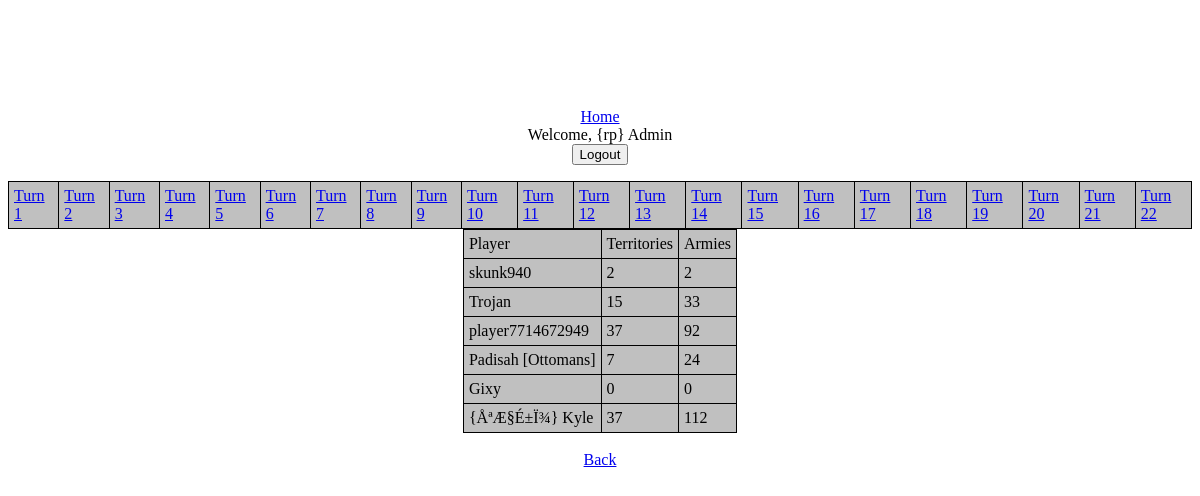
The page /game.php?game_id=4527786 (signed in) on the database its author committed.
### tables this page shows
CREATE TABLE IF NOT EXISTS `players` (
  `ID` int(10) NOT NULL AUTO_INCREMENT,
  `mail` varchar(50) NOT NULL,
  `wl_id` varchar(20) NOT NULL,
  `pwd` varchar(50) NOT NULL,
  `role` varchar(15) NOT NULL,
  `name` varchar(50) NOT NULL,
  `member` varchar(1) NOT NULL,
  `color` varchar(7) NOT NULL,
  `headline` text NOT NULL,
  `clan` varchar(50) NOT NULL,
  `profile_pic` varchar(5) NOT NULL,
  PRIMARY KEY (`ID`)
);

CREATE TABLE IF NOT EXISTS `game_players` (
  `ID` int(11) NOT NULL AUTO_INCREMENT,
  `game_id` varchar(20) NOT NULL,
  `player_id` varchar(20) NOT NULL,
  `player_name` varchar(255) NOT NULL,
  PRIMARY KEY (`ID`)
);

### functions/db_functions.php (called while the page is built, shortened)
<?php
function condb(){
    include("mysql_config.php");
    $mysqli = new mysqli($host, $username, $password, $database);
    return $mysqli;
}
function query_db($table, $keys, $queried_key, $single){
    $mysqli = condb();
    $return_val = NULL;
    if($keys != NULL){
	$n_keys=1;
	$w_keys=" WHERE ";
	foreach($keys as $key=>$value){
            if($n_keys>1){$w_keys.=" AND ";}
            $w_keys.= "`".$key."` = '".$value."'";
            $n_keys++;
	}
    }else{
        $w_keys = "";
    }
    $query="SELECT $queried_key FROM `".$table."`".$w_keys;
    if($result = $mysqli->query($query)){
        $num = $result->num_rows;
        switch ($num){
            case 0: break;
            case 1:
                if($single){
                    $data = $result->fetch_assoc();
                    $string = $data[$queried_key];
                    $return_val = $string;
                }else{
                    $return_val = $result->fetch_assoc();
                }
                break;
            default :
                if($single){
                    $return_val_arr = $result->fetch_assoc();
                    $return_val = $return_val_arr[0];
                }else{
                    $result_arr = array();
                    while ($row = $result->fetch_assoc()){
                        if($queried_key == "*"){
                            $result_arr[] = $row;
                        }else{
                            $result_arr[] = $row[$queried_key];
                        }
                    }
                    $return_val = $result_arr;
                }
                break;
        }
    }else{
        header("Location: error.php?err=ALERT! Error getting $w_keys with value $value from $table");
        $return_val = NULL;
    }
    $thread = $mysqli->thread_id;
    return $return_val;
}

### game.php (the view, shortened to what this page needs)
<?php
include("header.php");
if(isset($_GET["game_id"])){
    $game_id=$_GET["game_id"];
}else{
    header("Location: error.php?err=No game ID for displaying score data");
    exit();
}
if(isset($_GET["turn"])){
    $turn = $_GET["turn"];
}else{
    $turn = "";
}
$g_id = array("game_id" => $game_id);
$last_turn = query_db("games",$g_id,"turn",TRUE);
if($turn==""){$turn=$last_turn;}
echo "<table><tr>";
for($i=1; $i<=$last_turn; $i++){
    ?>
    <td><a href="?game_id=<?php echo $game_id;?>&turn=<?php echo $i;?>">Turn <?php echo $i;?></a></td>
    <?php
} ?>
</tr></table>
<table>
<tr><td>Player</td><td>Territories</td><td>Armies</td></tr>
<?php
$game_players=query_db("game_players",$g_id,"player_id",FALSE);
foreach($game_players as $player){
    $p_key=array('player_id'=>$player);
    $player_name = query_db("game_players",$p_key,"player_name",TRUE);
    $t_search=array(
                    "game_id"=>$game_id,
                    "turn" => $turn,
                    "ownedBy"=> $player
                    );
    $territories = query_db("record_possessions",$t_search,'armies',FALSE);
    $t=0;
    $a=0;
    if($territories){
        foreach($territories as $armies){
            $t++;
            $a+=$armies;
        }
    }
    echo "<tr><td>".$player_name."</td><td>".$t."</td><td>".$a."</td></tr>";
}
echo "</table>";
?>
<br /><a href="index.php">Back</a>
<?php
include("footer.php");

### header.php (shortened to what this page needs)
<html>
    <head>
        <link rel="stylesheet" type="text/css" href="style.css">
    </head>
    <body>
        <div class="main">
<?php
include("functions/db_functions.php");
if(isset($_SESSION["mail"])){
    $loged=FALSE;
    $pass=$_SESSION["pass"];
    $m_search = array("mail"=>$_SESSION["mail"]);
    $db_pwd = query_db('players', $m_search, 'pwd', TRUE);
    $role = query_db('players', $m_search, 'role', TRUE);
    if( ($db_pwd == $pass) && ($role < ROLE_UNCONFIRMED) ){
        $loged = TRUE;
    }elseif( ($db_pwd == $pass) && ($role == ROLE_UNCONFIRMED) ){
        $confirmed="pending";
    }else{
        $confirmed="wrong";
    }
} else {
    $loged=FALSE;
    $confirmed = "";
}
if($loged == FALSE){
    if($confirmed=="pending"){
            echo "Welcome, ".query_db("players",$m_search,"name",TRUE)."<br/>";
            echo "Your login is valid, but your account has not been validated yet."
            . "</br> You need to contact an admin of {rp} before you can access the system.";?>
            <form name=login action=index.php method=post>
                    <input name=action type=submit value="Logout">
            </form>
    <?php }else{
            if($confirmed=="wrong"){
                echo "Login incorrect<br/>";
            }
    echo "You must log in";
        include("intro.php");
    }
    include("footer.php");
}else{
    echo "<a href='http://www.veintegenarios.net/wl/'>Home</a><br/>";
    echo "Welcome, ".query_db("players",$m_search,"name",TRUE);
    ?>
    <form name=login action=index.php method=post>
            <input name=action type=submit value="Logout">
    </form>
    <?php
}

### style.css (style rules this page uses)
body { position: relative; top: 100px; text-align: center; }
table { margin-left: auto; margin-right: auto; border-collapse: collapse; background-color: #C0C0C0; }
tr, td { border: 1px solid black; padding: 5px; }

### rows shown on the page
players: name "{rp} Admin"
game_players: player_name "skunk940"
game_players: player_name "Trojan"
game_players: player_name "player7714672949"
game_players: player_name "Padisah [Ottomans]"
game_players: player_name "Gixy"
game_players: player_name "{ÅªÆ§É±Ï¾} Kyle"

### other values the page prints
$t "2"
$a "2"
$t "15"
$a "33"
$t "37"
$a "92"
$t "7"
$a "24"
$t "0"
$a "0"
$a "112"
